Frame 1 (no input): blank canvas, image omitted
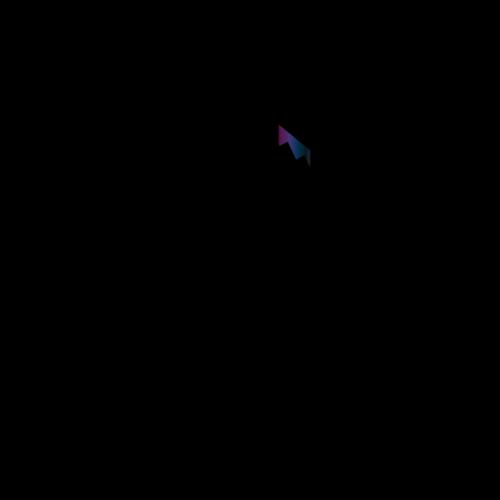
Frame 60 (the mouse pressed at the canvas centre just before this capture)
Frame 120 (the mouse held since frame 60 and released just before this capture): blank canvas, image omitted

The Processing sketch that drew this single still picture (run headless with seeded random() and noise(); from frame 60 on, the mouse is pressed at the canvas centre):

// Processing sketch: processing_12957
// ── processing_12957.pde


//variables ruido
float px = 3.7;
float py = 2.5;
float pxSize = 200;


// posicion
float x = random(430.6);
float y = random(480.3);

//color
float r = random (255);
float g = random (255);
float b = random (255);
float a = random (20, 90);

//variables para cambiar posicion
float xspeed = noise(px);
float yspeed = noise(py);

//variables para cambiar color y opacidad
float rspeed = 6.9;
float gspeed = 1.9;
float bspeed = 0.1;
float aspeed = 2.3;


//variables para cambiar tamaño
float xSize = noise(pxSize);
float ySize = 20;
float xChange = 0.5;
float yChange = 0.7;



void setup(){
  size (500,500);
  background(0);
  frameRate(400);
  smooth();
}

void draw(){
 
 
 noStroke();
 fill(r,g,b,a);
 
 rect(x,y,xSize,ySize);


x = x + xspeed;
y = y + yspeed;
r = r + rspeed;
g = g + gspeed;
b = b + bspeed;
a = a + aspeed;

xSize = xSize + xChange;
ySize = ySize + yChange;





if (x >width || (x < 0)) {
  xspeed = xspeed *-1;
  
  
 
  
}
if (y >height || (y < 0)){
  yspeed = yspeed*-1;
}
if (r > 255|| (r < 0)){
  rspeed = rspeed * -1;
}
if (g > 255 || (g <0)){
  gspeed = gspeed * -1;
}
if (b > 255 || (b < 0)){
  bspeed = bspeed * -1;
}

if (a > 90 || (a < 20)){
  aspeed = aspeed * - 1;
}
if (xSize >20 || (xSize < 10)){
  xChange = xChange * -1;
}
if (ySize >20|| (ySize < 10)){
  yChange = yChange *-1;
}
if (mousePressed){
  background(0);
}
}
